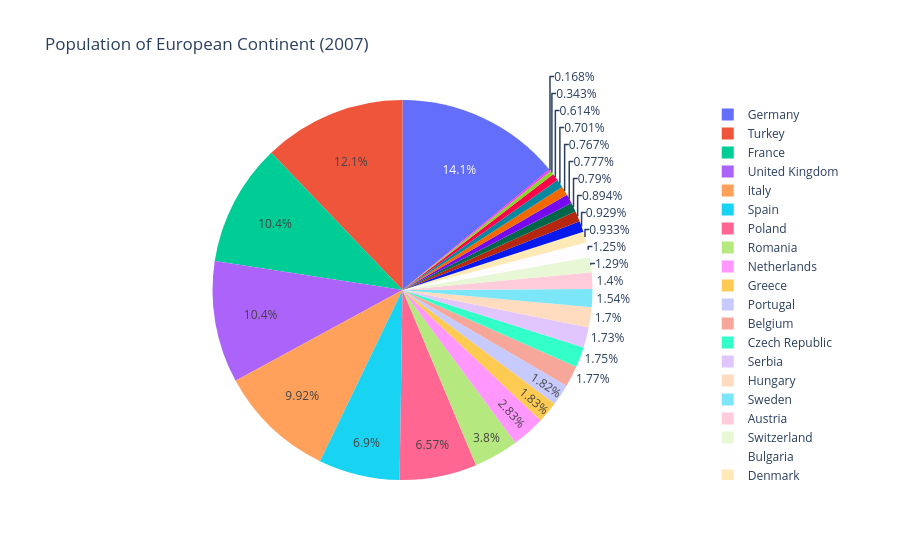

Notebook cell for this chart:
### Code cell
fig = px.pie(
    df,
    values = 'pop',
    names = 'country',
    title = 'Population of European Continent (2007)'
)
fig

### Figure 1 — Plotly figure (JSON) as saved in the notebook; plotly's stock layout.template omitted (floating-point values rounded to 4 significant figures)
{"data": [{"domain": {"x": [0, 1], "y": [0, 1]}, "hovertemplate": "country=%{label}<br>pop=%{value}<extra></extra>", "labels": ["Albania", "Austria", "Belgium", "Bosnia and Herzegovina", "Bulgaria", "Croatia", "Czech Republic", "Denmark", "Finland", "France", "Germany", "Greece", "Hungary", "Other Countries", "Ireland", "Italy", "Other Countries", "Netherlands", "Norway", "Poland", "Portugal", "Romania", "Serbia", "Slovak Republic", "Slovenia", "Spain", "Sweden", "Switzerland", "Turkey", "United Kingdom"], "legendgroup": "", "name": "", "showlegend": true, "type": "pie", "values": [3600523, 8199783, 10392226, 4552198, 7322858, 4493312, 10228744, 5468120, 5238460, 61083916, 82400996, 10706290, 9956108, 301931, 4109086, 58147733, 684736, 16570613, 4627926, 38518241, 10642836, 22276056, 10150265, 5447502, 2009245, 40448191, 9031088, 7554661, 71158647, 60776238]}], "layout": {"legend": {"tracegroupgap": 0}, "title": {"text": "Population of European Continent (2007)"}}}
